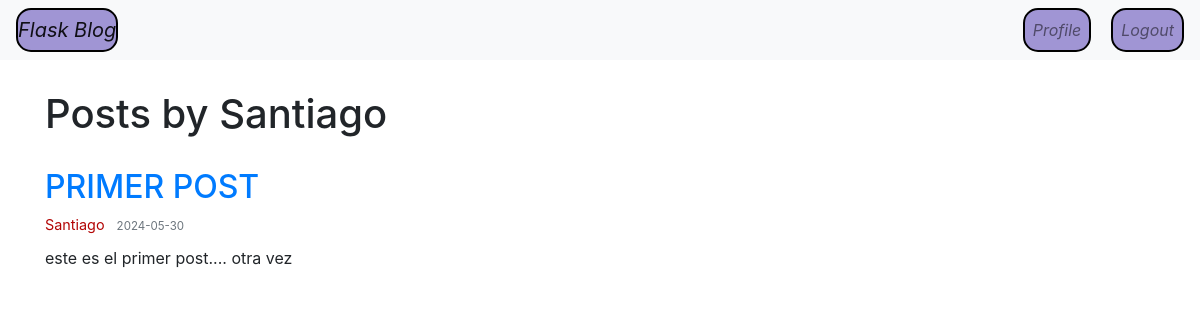
Page /user/Santiago (signed in) on the committed database.
### app/models.py (models this page shows, shortened)
class User(db.Model, UserMixin):
    id = db.Column(db.Integer, primary_key=True)
    username = db.Column(db.String(20), unique=True, nullable=False)
    email = db.Column(db.String(120), unique=True, nullable=False)
    password = db.Column(db.String(60), nullable=False)
    bio = db.Column(db.String(500), nullable=True)
    profile_picture = db.Column(db.String(150), nullable=True)
    posts = db.relationship('Post', backref='author', lazy=True)
    image_file = db.Column(db.String(20), nullable=False, default='default.jpg')

class Post(db.Model):
    id = db.Column(db.Integer, primary_key=True)
    title = db.Column(db.String(100), nullable =False)
    date_posted = db.Column(db.DateTime, nullable=False, default= datetime.now)
    content = db.Column(db.Text, nullable=False)
    user_id = db.Column(db.Integer, ForeignKey('user.id'), nullable=False)
    comments = db.relationship('Comment', backref='post', lazy=True)
    likes = db.relationship('Like', backref='post', lazy=True)

### app/routes.py (the view)
@app.route('/user/<string:username>')
@login_required
def user_posts(username):
    user = User.query.filter_by(username=username).first_or_404()
    posts = Post.query.filter_by(author=user).all()
    return render_template('user_posts.html', posts=posts, user=user)

### app/models.py (called while the page is built)
@login_manager.user_loader
def load_user(user_id):
    return User.query.get(int(user_id))

### app/templates/user_posts.html
{% extends "base.html" %}
{% block content %}
<div class="content-section">
    <h1>Posts by {{ user.username }}</h1>
    {% for post in posts %}
        <article class="media content-section">
            <div class="media-body">
                <h2><a class="article-title" href="{{ url_for('post', post_id=post.id) }}">{{ post.title }}</a></h2>
                <div class="article-metadata">
                    <a class="mr-2" href="#">{{ post.author.username }}</a>
                    <small class="text-muted">{{ post.date_posted.strftime('%Y-%m-%d') }}</small>
                </div>
                <p class="article-content">{{ post.content }}</p>
            </div>
        </article>
    {% endfor %}
</div>
{% endblock %}

### app/static/css/custom.css (style rules this page uses)
.content-section { margin-top: 30px; }
.media { margin-bottom: 20px; }
.article-metadata { margin-bottom: 10px; font-size: 0.9em; color: #666; }
.article-metadata a { color: #b30505; text-decoration: none; }
.text-muted { color: #080808; }

### rows in the picture
User: username "Santiago"
Post: title "PRIMER POST", author.username "Santiago", date_posted "2024-05-30", content "este es el primer post.... otra vez"
